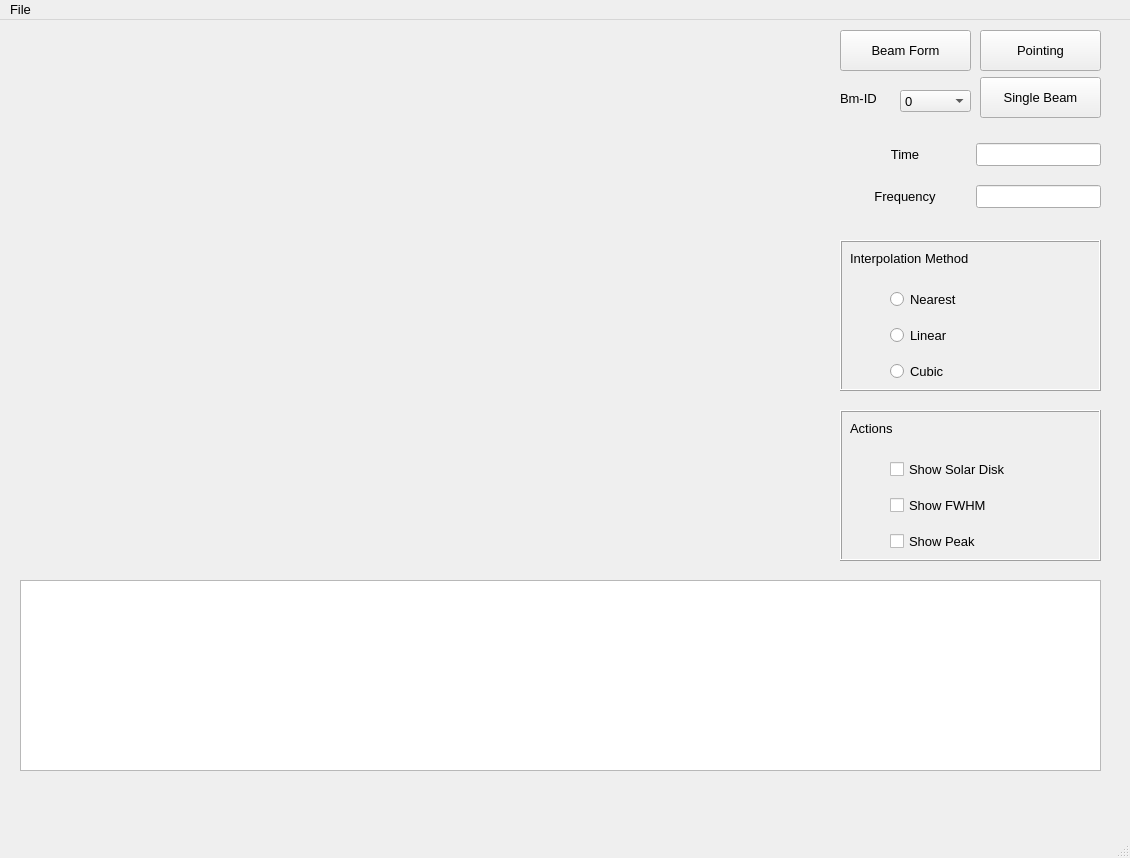
<?xml version="1.0" encoding="UTF-8"?>
<ui version="4.0">
 <class>MainWindow</class>
 <widget class="QMainWindow" name="MainWindow">
  <property name="geometry">
   <rect>
    <x>0</x>
    <y>0</y>
    <width>1130</width>
    <height>858</height>
   </rect>
  </property>
  <property name="sizePolicy">
   <sizepolicy hsizetype="Fixed" vsizetype="Fixed">
    <horstretch>0</horstretch>
    <verstretch>0</verstretch>
   </sizepolicy>
  </property>
  <property name="font">
   <font>
    <pointsize>10</pointsize>
   </font>
  </property>
  <property name="windowTitle">
   <string notr="true">LOFAR Solar Beam-formed Inspector</string>
  </property>
  <widget class="QWidget" name="centralwidget">
   <widget class="mplw" name="mplw" native="true">
    <property name="geometry">
     <rect>
      <x>20</x>
      <y>10</y>
      <width>791</width>
      <height>541</height>
     </rect>
    </property>
   </widget>
   <widget class="QPushButton" name="pointing">
    <property name="geometry">
     <rect>
      <x>980</x>
      <y>10</y>
      <width>121</width>
      <height>41</height>
     </rect>
    </property>
    <property name="text">
     <string>Pointing</string>
    </property>
   </widget>
   <widget class="QPushButton" name="button_gen">
    <property name="geometry">
     <rect>
      <x>840</x>
      <y>10</y>
      <width>131</width>
      <height>41</height>
     </rect>
    </property>
    <property name="text">
     <string>Beam Form</string>
    </property>
   </widget>
   <widget class="QWidget" name="verticalLayoutWidget">
    <property name="geometry">
     <rect>
      <x>840</x>
      <y>110</y>
      <width>261</width>
      <height>91</height>
     </rect>
    </property>
    <layout class="QVBoxLayout" name="verticalLayout_4">
     <item>
      <layout class="QHBoxLayout" name="horizontalLayout_6" stretch="3,0">
       <item>
        <widget class="QLabel" name="label">
         <property name="text">
          <string>Time</string>
         </property>
         <property name="alignment">
          <set>Qt::AlignCenter</set>
         </property>
        </widget>
       </item>
       <item>
        <widget class="QLineEdit" name="input_t"/>
       </item>
      </layout>
     </item>
     <item>
      <layout class="QHBoxLayout" name="horizontalLayout_7" stretch="3,0">
       <item>
        <widget class="QLabel" name="label_2">
         <property name="text">
          <string>Frequency</string>
         </property>
         <property name="alignment">
          <set>Qt::AlignCenter</set>
         </property>
        </widget>
       </item>
       <item>
        <widget class="QLineEdit" name="input_f"/>
       </item>
      </layout>
     </item>
    </layout>
   </widget>
   <widget class="QFrame" name="frame">
    <property name="geometry">
     <rect>
      <x>840</x>
      <y>220</y>
      <width>261</width>
      <height>151</height>
     </rect>
    </property>
    <property name="frameShape">
     <enum>QFrame::Box</enum>
    </property>
    <property name="frameShadow">
     <enum>QFrame::Raised</enum>
    </property>
    <widget class="QWidget" name="verticalLayoutWidget_2">
     <property name="geometry">
      <rect>
       <x>50</x>
       <y>40</y>
       <width>211</width>
       <height>111</height>
      </rect>
     </property>
     <layout class="QVBoxLayout" name="verticalLayout">
      <item>
       <widget class="QRadioButton" name="interp_nearest">
        <property name="text">
         <string>Nearest</string>
        </property>
       </widget>
      </item>
      <item>
       <widget class="QRadioButton" name="interp_linear">
        <property name="text">
         <string>Linear</string>
        </property>
       </widget>
      </item>
      <item>
       <widget class="QRadioButton" name="interp_cubic">
        <property name="text">
         <string>Cubic</string>
        </property>
       </widget>
      </item>
     </layout>
    </widget>
    <widget class="QLabel" name="label_4">
     <property name="geometry">
      <rect>
       <x>10</x>
       <y>10</y>
       <width>241</width>
       <height>16</height>
      </rect>
     </property>
     <property name="text">
      <string>Interpolation Method</string>
     </property>
    </widget>
   </widget>
   <widget class="QFrame" name="frame_2">
    <property name="geometry">
     <rect>
      <x>840</x>
      <y>390</y>
      <width>261</width>
      <height>151</height>
     </rect>
    </property>
    <property name="frameShape">
     <enum>QFrame::Box</enum>
    </property>
    <property name="frameShadow">
     <enum>QFrame::Raised</enum>
    </property>
    <widget class="QWidget" name="verticalLayoutWidget_3">
     <property name="geometry">
      <rect>
       <x>50</x>
       <y>40</y>
       <width>211</width>
       <height>111</height>
      </rect>
     </property>
     <layout class="QVBoxLayout" name="verticalLayout_2">
      <item>
       <widget class="QCheckBox" name="show_disk">
        <property name="text">
         <string>Show Solar Disk</string>
        </property>
       </widget>
      </item>
      <item>
       <widget class="QCheckBox" name="show_FWHM">
        <property name="text">
         <string>Show FWHM</string>
        </property>
       </widget>
      </item>
      <item>
       <widget class="QCheckBox" name="show_peak">
        <property name="text">
         <string>Show Peak</string>
        </property>
       </widget>
      </item>
     </layout>
    </widget>
    <widget class="QLabel" name="label_3">
     <property name="geometry">
      <rect>
       <x>10</x>
       <y>10</y>
       <width>241</width>
       <height>16</height>
      </rect>
     </property>
     <property name="text">
      <string>Actions</string>
     </property>
    </widget>
   </widget>
   <widget class="QTextBrowser" name="log">
    <property name="geometry">
     <rect>
      <x>20</x>
      <y>560</y>
      <width>1081</width>
      <height>191</height>
     </rect>
    </property>
    <property name="font">
     <font>
      <family>Consolas</family>
     </font>
    </property>
    <property name="html">
     <string>&lt;!DOCTYPE HTML PUBLIC &quot;-//W3C//DTD HTML 4.0//EN&quot; &quot;http://www.w3.org/TR/REC-html40/strict.dtd&quot;&gt;
&lt;html&gt;&lt;head&gt;&lt;meta name=&quot;qrichtext&quot; content=&quot;1&quot; /&gt;&lt;style type=&quot;text/css&quot;&gt;
p, li { white-space: pre-wrap; }
&lt;/style&gt;&lt;/head&gt;&lt;body style=&quot; font-family:'Consolas'; font-size:10pt; font-weight:400; font-style:normal;&quot;&gt;
&lt;p style=&quot;-qt-paragraph-type:empty; margin-top:0px; margin-bottom:0px; margin-left:0px; margin-right:0px; -qt-block-indent:0; text-indent:0px;&quot;&gt;&lt;br /&gt;&lt;/p&gt;&lt;/body&gt;&lt;/html&gt;</string>
    </property>
   </widget>
   <widget class="QComboBox" name="beamSet">
    <property name="geometry">
     <rect>
      <x>900</x>
      <y>70</y>
      <width>71</width>
      <height>22</height>
     </rect>
    </property>
    <item>
     <property name="text">
      <string>0</string>
     </property>
    </item>
   </widget>
   <widget class="QPushButton" name="spectroPlot">
    <property name="geometry">
     <rect>
      <x>980</x>
      <y>57</y>
      <width>121</width>
      <height>41</height>
     </rect>
    </property>
    <property name="text">
     <string>Single Beam</string>
    </property>
   </widget>
   <widget class="QLabel" name="label_5">
    <property name="geometry">
     <rect>
      <x>840</x>
      <y>70</y>
      <width>51</width>
      <height>16</height>
     </rect>
    </property>
    <property name="text">
     <string>Bm-ID</string>
    </property>
   </widget>
  </widget>
  <widget class="QMenuBar" name="menubar">
   <property name="geometry">
    <rect>
     <x>0</x>
     <y>0</y>
     <width>1130</width>
     <height>26</height>
    </rect>
   </property>
   <widget class="QMenu" name="menufile">
    <property name="title">
     <string>File</string>
    </property>
    <addaction name="loadsav"/>
    <addaction name="loadcube"/>
    <addaction name="loadfits"/>
    <addaction name="actionClear"/>
   </widget>
   <addaction name="menufile"/>
  </widget>
  <widget class="QStatusBar" name="statusbar"/>
  <action name="loadsav">
   <property name="text">
    <string>Load .sav data</string>
   </property>
  </action>
  <action name="loadfits">
   <property name="text">
    <string>Load .fits data</string>
   </property>
  </action>
  <action name="actionClear">
   <property name="text">
    <string>Clear</string>
   </property>
  </action>
  <action name="loadcube">
   <property name="text">
    <string>Load cube.sav data</string>
   </property>
  </action>
 </widget>
 <customwidgets>
  <customwidget>
   <class>mplw</class>
   <extends>QWidget</extends>
   <header location="global">mplw.h</header>
   <container>1</container>
  </customwidget>
 </customwidgets>
 <resources>
  <include location="resource.qrc"/>
 </resources>
 <connections/>
</ui>
